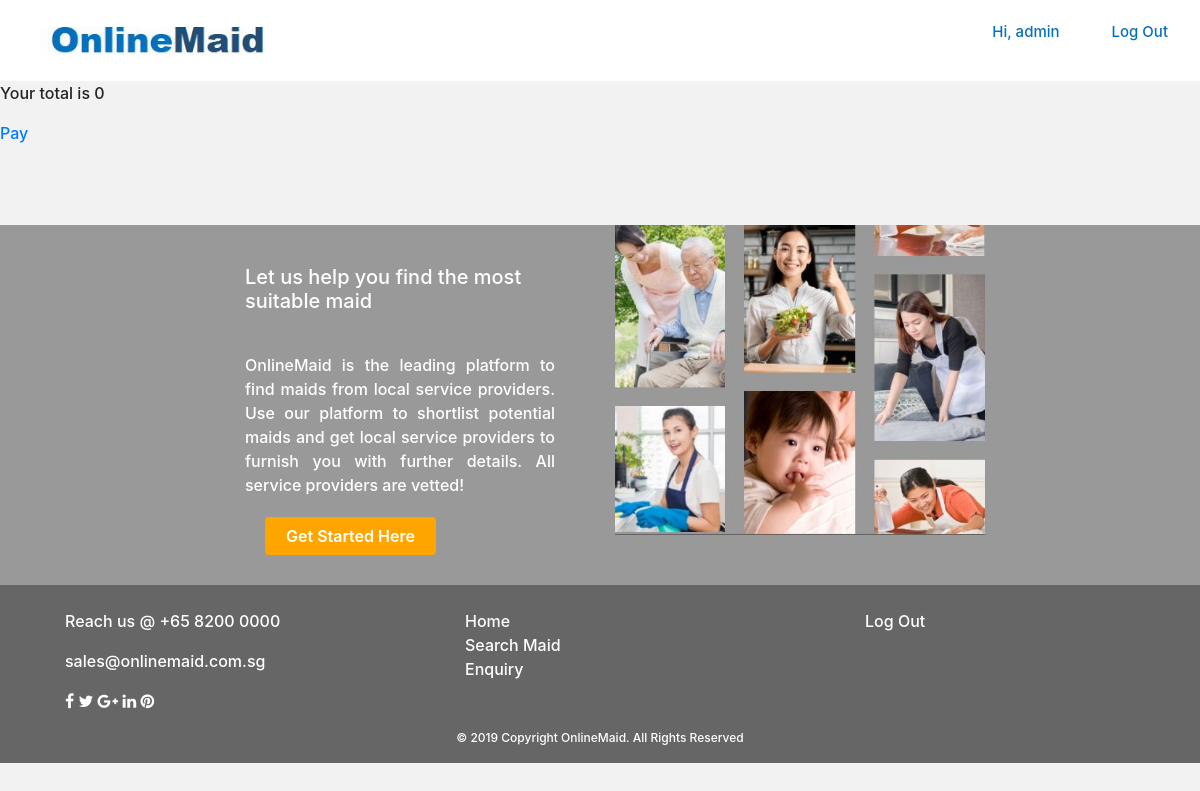
The app's page /payment/ (signed in), older data.
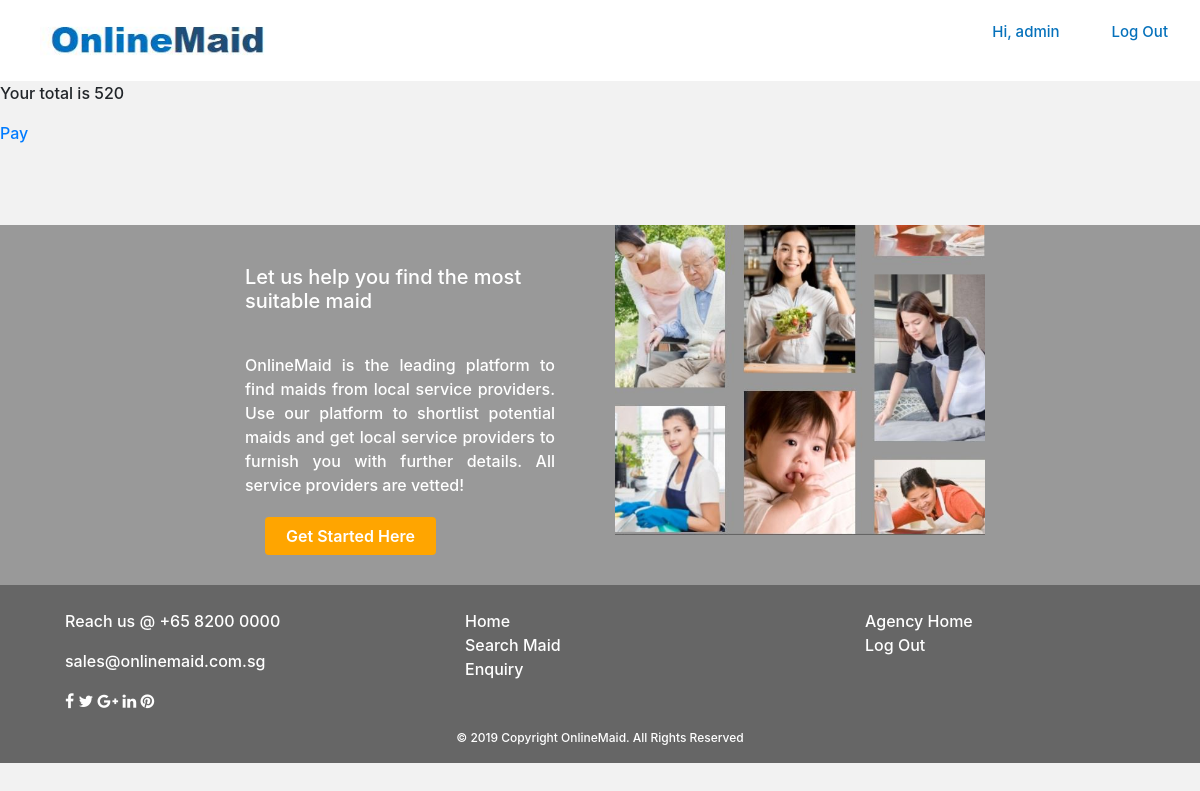
The same page, newer data.
### accounts/models.py (models this page shows, shortened)
class User(AbstractUser):
    pass
    role = models.CharField(
        max_length=50,
        choices = [
            ("Employer", "Employer"),
            ("Agency", "Agency")
            ],
        default="Employer"
        )

### payment/views.py (the view)
# urls.py: path('payment/', include('payment.urls')),
def payment(request):
    total_cost = calculate_cart_cost(request)
    return render(request, 'payment.html', {
        'total_cost':total_cost
    })

### payment/views.py (called while the page is built)
def calculate_cart_cost(request):
    all_cart_items = CartItem.objects.filter(owner=request.user)
    amount = 0
    for cart_item in all_cart_items:
        amount += cart_item.plan.price * cart_item.month
    return amount

### payment/templates/payment.html
{% extends 'webfront_base.html' %}
{% block content %}
<p>Your total is {{total_cost}}</p>
<a href="{%url 'charge' %}"/>Pay</a>
{% endblock %}

### template/webfront_base.html (shortened to what this page needs)
{% load static %}
<!DOCTYPE html>
<html lang="en">
<head>
    <link rel="stylesheet" href="https://stackpath.bootstrapcdn.com/bootstrap/4.3.1/css/bootstrap.min.css" type="text/css" />
    <link rel="stylesheet" href="https://stackpath.bootstrapcdn.com/font-awesome/4.7.0/css/font-awesome.min.css" type="text/css" />
    <link rel="stylesheet" href="https://cdnjs.cloudflare.com/ajax/libs/hover.css/2.1.1/css/hover-min.css" type="text/css" />
    <link rel="stylesheet" href="{% static "style.css" %}"type="text/css" />
</head>
<body>
<header>
  <nav class="navbar navbar-expand-lg navbar-light bg-white">
  <a class="navbar-brand" href="{% url 'index' %}"><img id="logo" class="pl-4 img-fluid d-md-block" src="{% static "images/logo.jpg" %}" alt=""></a>
  <div class="collapse navbar-collapse" id="navbarSupportedContent">
    <ul class="nav pull-right">
      {% if user.is_authenticated %}
        <li class="nav-item">
          <p class=nav-link>Hi, {{ user.username }}</p>
        </li>
         <li>
          <a class="nav-link" href="{% url 'logout' %}">Log Out</a>
        </li>
        {% endif %}
    </ul>
  </div>
</nav>
</header>
{% block content %}{% endblock %}
<article>
  <section>
  <div class="row enquiry-container">
    <div class="col-md-2"></div>
    <div class="col-md-4">
      <h5 class ="enquiry-header">Let us help you find the most suitable maid</h5>
      <p class ="enquiry-content text-justify">OnlineMaid is the leading platform to find maids from local service providers.  Use our platform to shortlist potential maids and get local service providers to furnish you with further details. All service providers are vetted!</p>
      <button type="button" class="btn enquiry-btn" onclick="location.href='{% url 'contactus' %}'">Get Started Here</button>
    </div>
    <div class="col-md-4 ">
      <img class="img-responsive w-100" src="{% static "images/enquiry-image.jpg" %}" alt="Card image cap">
  </div>
    <div class="col-md-2"></div>
  </div>
  </section>
</article>
<footer class="page-footer font-small footer-style pt-4">
  <div class="container-fluid text-center text-md-left">
    <div class="row d-flex justify-content-around">
      <div class=" footer-left col-md-3 mt-md-0 mt-3">
        <p class="footer-content">Reach us @ +65 8200 0000</p>
        <p class= "footer-content">sales@onlinemaid.com.sg</p>
        <a href="#" class="social so1 fa fa-facebook"></a>
        <a href="#" class="social fa fa-twitter"></a>
        <a href="#" class="social fa fa-google-plus"></a>
        <a href="#" class="social fa fa-linkedin"></a>
        <a href="#" class="social fa fa-pinterest"></a>
      </div>
      <div class="col-md-3 mb-md-0 mb-3">
        <ul class="list-unstyled">
          <li>
            <a href="{% url 'index' %}">Home</a>
          </li>
          <li>
            <a href="{% url 'searchmaid' %}">Search Maid</a>
          </li>
          <li>
            <a href="{% url 'contactus' %}">Enquiry</a>
          </li>
        </ul>
      </div>
      <div class="col-md-3 mb-md-0 mb-3">
        <ul class="list-unstyled">
          {% if user.is_authenticated %}
          {% if user.role == "Agency" %}
          <li>
            <a href="{% url 'enquiry' %}">Agency Home</a>
          </li>
          {% endif %}
          <li>
            <a href="{% url 'logout' %}">Log Out</a>
          </li>
          {% endif %}
        </ul>
      </div>
    </div>
  </div>
  <div class="footer-copyright text-center py-3">© 2019 Copyright OnlineMaid.  All Rights Reserved</div>
</footer>
</body>
</html>

### static/style.css (style rules this page uses)
* { padding: 0; margin: 0; box-sizing: border-box; font-weight: 500; }
#logo { height: 55px; max-width:100%; }
.nav-item { padding: 0px 20px; font-weight:600; font-size: 18px; }
.nav-link { color: #0571bb !important; }
.footer-style { background: #666666; }
.footer-content, .social, .footer-copyright, .list-unstyled a { color: white; }
.list-unstyled a { text-decoration: none; }
.footer-copyright { font-size: 12px; }
.btn { background-color: #808080; color: white; padding: 0px 40px; font-weight: 600; }
.enquiry-container { min-height: 350px; background-color: #999999; color: white; margin: 80px 0px 0px; }
.enquiry-header { margin: 40px 30px 20px; color: white; }
.enquiry-content { font-size: 16px; margin: 40px 30px 20px; color: white; }
.enquiry-btn { background: orange; color: white; padding: 0px 20px; min-height: 38px; margin: 0px 50px 30px; font-weight: 600 }
body { background: #F2F2F2; padding: 0; maring: 0; }
.nav { list-style-type: none; padding: 0; margin: 0; }
.nav li { display: inline-block; font-size: 15px; }
.pull-right { float: right; }

Row changes from the older to the newer data that the page shows:
changed User "admin": role "Employer" → "Agency" (drawn)
Text that changed along with them:
{{ total_cost }}: "0" → "520"
text now shown: "Agency Home"
